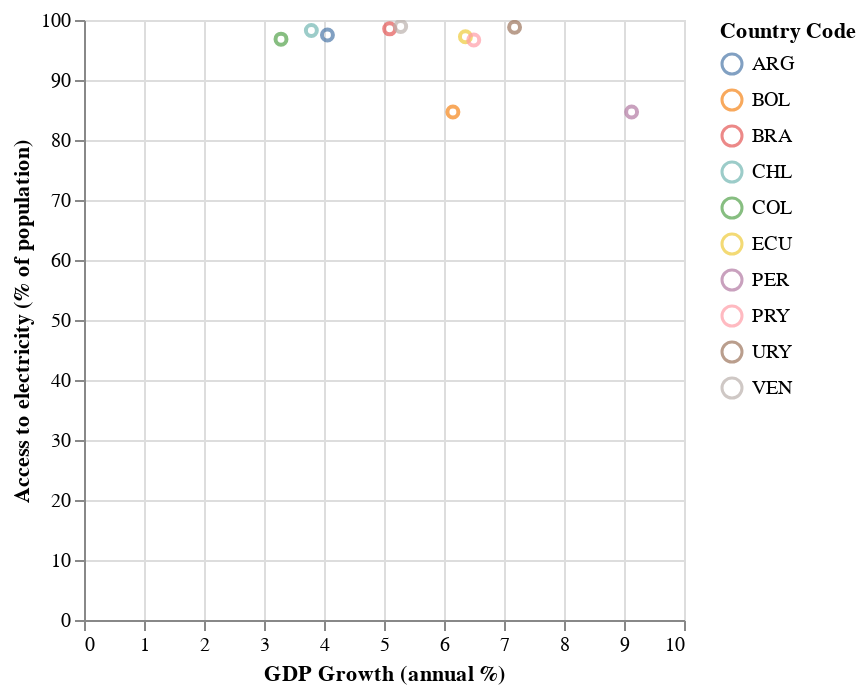

The code cell stored with this chart in its notebook:
### Code cell
#Gráfico 2
alt.Chart(merge).mark_point().encode(
    x = alt.X("GDP Growth (annual %):Q"),
    y = alt.Y("Access to electricity (% of population):Q"),
    color = "Country Code", 
    tooltip = ["Country Code", "GDP Growth (annual %)"]
    ).interactive()

### Figure 1 — Vega-Lite specification as saved in the notebook (floating-point values rounded to 4 significant figures)
{"config": {"view": {"continuousWidth": 300, "continuousHeight": 300}}, "data": {"name": "data-3998e53b09750f468fde76284d90ef3d"}, "mark": {"type": "point"}, "encoding": {"color": {"field": "Country Code", "type": "nominal"}, "tooltip": [{"field": "Country Code", "type": "nominal"}, {"field": "GDP Growth (annual %)", "type": "quantitative"}], "x": {"field": "GDP Growth (annual %)", "type": "quantitative"}, "y": {"field": "Access to electricity (% of population)", "type": "quantitative"}}, "params": [{"name": "param_1", "select": {"type": "interval", "encodings": ["x", "y"]}, "bind": "scales"}], "$schema": "https://vega.github.io/schema/vega-lite/v5.16.3.json", "datasets": {"data-3998e53b09750f468fde76284d90ef3d": [{"Country Code": "ARG", "GDP Growth (annual %)": 4.057, "Access to electricity (% of population)": 97.5, "_merge": "both"}, {"Country Code": "BOL", "GDP Growth (annual %)": 6.148, "Access to electricity (% of population)": 84.67, "_merge": "both"}, {"Country Code": "BRA", "GDP Growth (annual %)": 5.094, "Access to electricity (% of population)": 98.53, "_merge": "both"}, {"Country Code": "CHL", "GDP Growth (annual %)": 3.789, "Access to electricity (% of population)": 98.25, "_merge": "both"}, {"Country Code": "COL", "GDP Growth (annual %)": 3.283, "Access to electricity (% of population)": 96.81, "_merge": "both"}, {"Country Code": "ECU", "GDP Growth (annual %)": 6.357, "Access to electricity (% of population)": 97.21, "_merge": "both"}, {"Country Code": "PRY", "GDP Growth (annual %)": 6.496, "Access to electricity (% of population)": 96.68, "_merge": "both"}, {"Country Code": "PER", "GDP Growth (annual %)": 9.127, "Access to electricity (% of population)": 84.68, "_merge": "both"}, {"Country Code": "URY", "GDP Growth (annual %)": 7.176, "Access to electricity (% of population)": 98.78, "_merge": "both"}, {"Country Code": "VEN", "GDP Growth (annual %)": 5.278, "Access to electricity (% of population)": 98.92, "_merge": "both"}]}}
